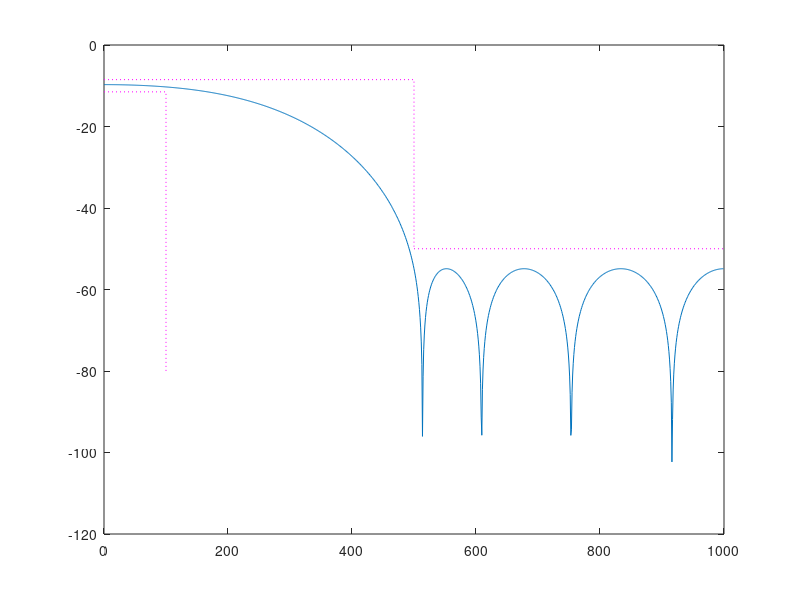

The MATLAB source for this figure:
close all; clear all; clc;
% Projetar o filtro passa baixas : Parks-McClellan

fa = 2000;

Ap = 3;          
Ar = 40;
Go=-10;
       
fp = 100;
fr = 500;

f = [fp fr];    
a = [1 0];        
Apa = Ap-2.5; Ara = Ar+6; %n=7
%Apa = Ap; Ara = Ar; %n=4
dev = [(10^(Apa/20)-1)/(10^(Apa/20)+1)  10^(-Ara/20)]; 
[n,fo,ao,w] = firpmord(f,a,dev,fa);
b = firpm(n,fo,ao,w);
b=b*10^(Go/20)
[h,w] = freqz(b,1,1024,fa);
plot(w, 20*log10(abs(h))); hold on;
plot([0 fr fr fa/2], [Ap/2 Ap/2 -Ar -Ar]+Go,':m')
plot([0 fp fp], [-Ap/2 -Ap/2 -(Ar+30)]+Go,':m');
